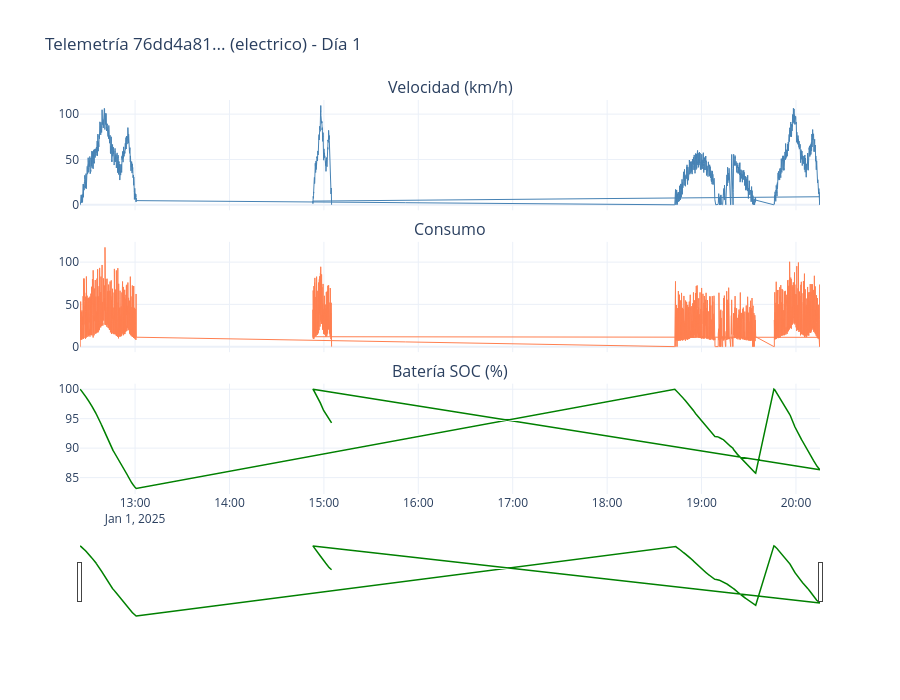

Source (notebook cell):
### Markdown cell above
## 3. Serie temporal con range slider

### Code cell
sample_vid = tel_day1['vehicle_id'].unique()[0]
v_data = tel_day1[tel_day1['vehicle_id'] == sample_vid]
vtype = v_data['vehicle_type'].iloc[0]

fig = make_subplots(rows=3, cols=1, shared_xaxes=True,
                    subplot_titles=('Velocidad (km/h)', 'Consumo', 'Batería SOC (%)'),
                    vertical_spacing=0.08)

fig.add_trace(go.Scatter(x=v_data['timestamp'], y=v_data['speed_kmh'],
                         mode='lines', name='Velocidad', line=dict(color='steelblue', width=1)), row=1, col=1)
fig.add_trace(go.Scatter(x=v_data['timestamp'], y=v_data['fuel_consumption_rate'],
                         mode='lines', name='Consumo', line=dict(color='coral', width=1)), row=2, col=1)
fig.add_trace(go.Scatter(x=v_data['timestamp'], y=v_data['battery_soc_pct'],
                         mode='lines', name='SOC', line=dict(color='green', width=1.5)), row=3, col=1)

fig.update_layout(
    title=f'Telemetría {sample_vid[:8]}... ({vtype}) - Día 1',
    height=700, template='plotly_white', showlegend=False,
    xaxis3=dict(rangeslider=dict(visible=True), type='date'),
)
fig.show()

print("→ Arrastra el slider inferior para hacer zoom en un rango de tiempo")

### Figure 1 — Plotly figure (JSON) as saved in the notebook; plotly's stock layout.template omitted (floating-point values rounded to 4 significant figures; data arrays with more than 128 entries replaced by an {"elided": "..."} marker saying what was removed)
{"data": [{"line": {"color": "steelblue", "width": 1}, "mode": "lines", "name": "Velocidad", "type": "scatter", "x": {"elided": "7703 str values"}, "xaxis": "x", "y": {"elided": "7703 float values"}, "yaxis": "y"}, {"line": {"color": "coral", "width": 1}, "mode": "lines", "name": "Consumo", "type": "scatter", "x": {"elided": "7703 str values"}, "xaxis": "x2", "y": {"elided": "7703 float values"}, "yaxis": "y2"}, {"line": {"color": "green", "width": 1.5}, "mode": "lines", "name": "SOC", "type": "scatter", "x": {"elided": "7703 str values"}, "xaxis": "x3", "y": {"elided": "7703 float values"}, "yaxis": "y3"}], "layout": {"annotations": [{"font": {"size": 16}, "showarrow": false, "text": "Velocidad (km/h)", "x": 0.5, "xanchor": "center", "xref": "paper", "y": 1, "yanchor": "bottom", "yref": "paper"}, {"font": {"size": 16}, "showarrow": false, "text": "Consumo", "x": 0.5, "xanchor": "center", "xref": "paper", "y": 0.64, "yanchor": "bottom", "yref": "paper"}, {"font": {"size": 16}, "showarrow": false, "text": "Batería SOC (%)", "x": 0.5, "xanchor": "center", "xref": "paper", "y": 0.28, "yanchor": "bottom", "yref": "paper"}], "height": 700, "showlegend": false, "title": {"text": "Telemetría 76dd4a81... (electrico) - Día 1"}, "xaxis": {"anchor": "y", "domain": [0, 1], "matches": "x3", "showticklabels": false}, "xaxis2": {"anchor": "y2", "domain": [0, 1], "matches": "x3", "showticklabels": false}, "xaxis3": {"anchor": "y3", "domain": [0, 1], "rangeslider": {"visible": true}, "type": "date"}, "yaxis": {"anchor": "x", "domain": [0.72, 1]}, "yaxis2": {"anchor": "x2", "domain": [0.36, 0.64]}, "yaxis3": {"anchor": "x3", "domain": [0, 0.28]}}}
